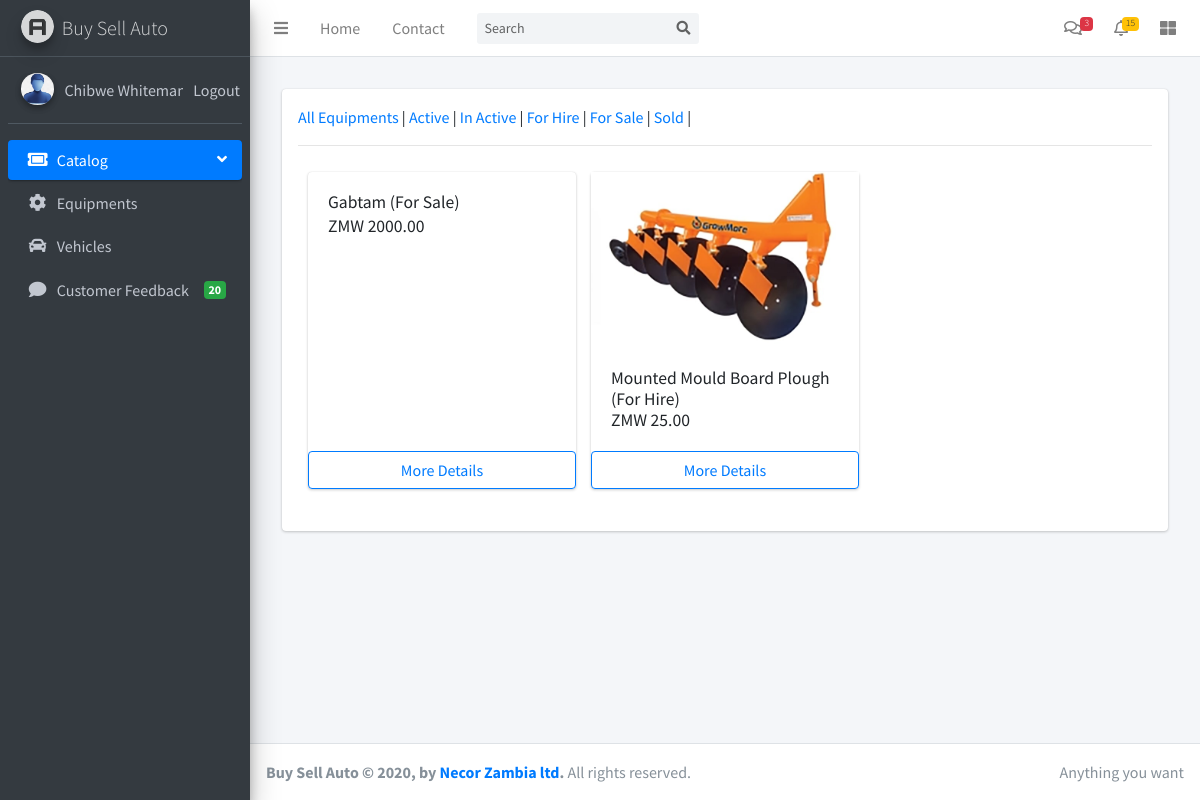
Page /agent/equipment (signed in) on the committed database.
### store/models.py (models this page shows, shortened)
class User(AbstractUser):
    is_agent = models.BooleanField(default=False)
    is_employee = models.BooleanField(default=False)
    portfolio_site = models.URLField(blank=True)
    phone = models.CharField(max_length=60, blank=True, null=True)
    country = models.CharField('Country', max_length=60, blank=True, null=True)
    city = models.CharField('City', max_length=60, blank=True, null=True)
    postal_code = models.CharField('Postal Code', max_length=60, blank=True, null=True)
    address = models.CharField(max_length=60, blank=True, null=True)
    picture = models.ImageField(upload_to="users/pictures/%Y/%m/%d'", blank=True, null=True)
    email = models.EmailField(blank=True, null=True)
    username_validator = ASCIIUsernameValidator()
    def get_full_name(self):
        full_name = self.username
        if self.first_name and self.last_name:
            full_name = self.first_name + " " + self.last_name
        return full_name

### businessdirectory/models.py (models this page shows, shortened)
class Equipment(models.Model):
    is_equipment_model = models.BooleanField(default=True, editable=False)
    user = models.ForeignKey(User, verbose_name='Agent Name', null=True, default='', on_delete=models.CASCADE)
    equipment_type = models.ForeignKey(EquipmentType, on_delete=models.CASCADE)
    equipment_name = models.CharField(max_length=200,)
    equipment_brand = models.CharField(max_length=200, default='')
    equipment_stock = models.IntegerField(null=True, blank=True, default=1)
    equipment_sold = models.IntegerField(null=True, blank=True, default=0)
    equipment_price = models.DecimalField(decimal_places=2, max_digits=100, default=0.00)
    equipment_listing_type = models.CharField(max_length=200, verbose_name='Listing Type', default='', choices=EQUIPMENT_LISTING_TYPE)
    equipment_status = models.CharField(max_length=200, verbose_name='Equipment Status', default='', choices=EQUIPMENT_STATUS)
    equipment_description = HTMLField()
    active = models.BooleanField(default=True)

class EquipmentImage(models.Model):
    equipment = models.ForeignKey(Equipment, on_delete=models.CASCADE)
    image = models.ImageField(upload_to='equipments/images/%Y/%m/%d', null=True)
    active = models.BooleanField(default=True)
    updated_at = models.DateTimeField(auto_now=True)
    def image_tag(self):
        if self.image:
            return mark_safe('<img src="%s" style="width: 50px; height: 50px;"/>' % self.image.url)
        else:
            return 'No image found!'
    image_tag.short_description = 'Image'

### agents/views.py (the view)
# urls.py: path('agent/equipment', views.agent_equipments, name='agent_equipments'),
@agent_required
def agent_equipments(request):
    all_equipments = Equipment.objects.filter(user=request.user)
    return render(request, 'agents/agent_equipments.html',
                  {
                      'all_equipments': all_equipments,
                  })

### store/templates/agents/agent_equipments.html (shortened to what this page needs)
{% extends 'agents/base.html' %}
{% load static %}
{% block content %}
    <div class="wrapper">
        <div class="main-panel">
            <div class="content">
                <div class="container-fluid">
                    <div class="row p-3">
                        <div class="col-md-12 p-3">
                            <div class="card p-3">
                                <div class="header">
                                    <a href="{% url 'agent_equipments' %}">All Equipments</a> |
                                    <a href="">Active</a> |
                                    <a href="">In Active</a> |
                                    <a href="">For Hire</a> |
                                    <a href="">For Sale</a> |
                                    <a href="">Sold</a> |
                                </div>
                            <hr>
                                <div class="row" style="padding: 10px">
                                    {% for product in all_equipments reversed %}
                                        <div class="col-sm-4 d-flex">
                                            <div class="card flex-fill">
                                                {% for p_image in product.equipmentimage_set.all|slice:":1" %}
                                                    <img class="card-img-top img-fluid img-responsive" src="
                                                        {% if p_image.image %}
                                                                {{ p_image.image.url }}
                                                         {% else %}
                                                               {% static 'store/images/blank-car.jpg' %}
                                                          {% endif %}" alt="Card image cap">
                                                {% endfor %}
                                                <div class="card-body">
                                                    <h5 class="card-title">{{ product.equipment_name }} ({{ product.equipment_listing_type }})</h5></center>
                                                    <br>
                                                    <h5 class="card-title">ZMW {{ product.equipment_price }}</h5></center>
                                                </div>
                                            <a href="{% url 'agent_equipment_detail' product.id %}" class="btn btn-outline-primary btn-block">More Details</a>
                                            </div>
                                        </div>
                                    {% endfor %}
                                </div>
                            </div>
                        </div>
                    </div>
                </div>
            </div>
        </div>
    </div>
{% endblock %}

### store/templates/agents/base.html (shortened to what this page needs)
{% load staticfiles %}
<!DOCTYPE html>
<html lang="en">
<head>
    <link rel="stylesheet" href="{% static 'agents/plugins/fontawesome-free/css/all.min.css' %}">
    <link rel="stylesheet" href="{% static 'agents/plugins/overlayScrollbars/css/OverlayScrollbars.min.css' %}">
    <link rel="stylesheet" href="{% static 'agents/dist/css/adminlte.min.css' %}">
</head>
<body class="hold-transition sidebar-mini">
<div class="wrapper">
    <nav class="main-header navbar navbar-expand navbar-white navbar-light">
        <ul class="navbar-nav">
            <li class="nav-item">
                <a class="nav-link" data-widget="pushmenu" href="#" role="button"><i class="fas fa-bars"></i></a>
            </li>
            <li class="nav-item d-none d-sm-inline-block">
                <a href="{% url 'agentdashboard' %}" class="nav-link">Home</a>
            </li>
            <li class="nav-item d-none d-sm-inline-block">
                <a href="#" class="nav-link">Contact</a>
            </li>
        </ul>
        <form class="form-inline ml-3">
            <div class="input-group input-group-sm">
                <input class="form-control form-control-navbar" type="search" placeholder="Search" aria-label="Search">
                <div class="input-group-append">
                    <button class="btn btn-navbar" type="submit">
                        <i class="fas fa-search"></i>
                    </button>
                </div>
            </div>
        </form>
        <ul class="navbar-nav ml-auto">
            <li class="nav-item dropdown">
                <a class="nav-link" data-toggle="dropdown" href="#">
                    <i class="far fa-comments"></i>
                    <span class="badge badge-danger navbar-badge">3</span>
                </a>
            </li>
            <li class="nav-item dropdown">
                <a class="nav-link" data-toggle="dropdown" href="#">
                    <i class="far fa-bell"></i>
                    <span class="badge badge-warning navbar-badge">15</span>
                </a>
            </li>
            <li class="nav-item">
                <a class="nav-link" data-widget="control-sidebar" data-slide="true" href="#" role="button"><i
                        class="fas fa-th-large"></i></a>
            </li>
        </ul>
    </nav>
    <aside class="main-sidebar sidebar-dark-primary elevation-4">
        <a href="{% url 'agentdashboard' %}" class="brand-link">
            <img src="{% static 'agents/dist/img/AdminLTELogo.png' %}" alt="AdminLTE Logo"
                 class="brand-image img-circle elevation-3"
                 style="opacity: .8">
            <span class="brand-text font-weight-light">Buy Sell Auto</span>
        </a>
        <div class="sidebar">
            <div class="user-panel mt-3 pb-3 mb-3 d-flex">
                <div class="image">
                    <img src="
                    {% if request.user.picture %}
                        {{ request.user.picture.url }}
                    {% else %}
                        {% static 'agents/dist/img/user-avata.png' %}
                    {% endif %}
                    " class="img-circle elevation-2" alt="User Image">
                </div>
                <div class="info">
                    <a href="{% url 'agent_profile' %}" class="d-block">{{ request.user.get_full_name | capfirst }}</a>
                </div><hr>
            <div class="info">
                    <a href="{% url 'logout' %}" class="d-block">Logout</a>
                </div>
            </div>
            <nav class="mt-2">
                <ul class="nav nav-pills nav-sidebar flex-column" data-widget="treeview" role="menu"
                    data-accordion="false">
                    <li class="nav-item has-treeview menu-open">
                        <a href="#" class="nav-link active">
                            <i class="nav-icon fas fa-ticket-alt"></i>
                            <p>
                                Catalog
                                <i class="right fas fa-angle-left"></i>
                            </p>
                        </a>
                        <ul class="nav nav-treeview">
                            <li class="nav-item">
                                <a href="{% url 'agent_equipments' %}" class="nav-link">
                                    <i class="fa fa-cog nav-icon"></i>
                                    <p>Equipments</p>
                                </a>
                            </li>
                            <li class="nav-item">
                                <a href="{% url 'agent_vehicles' %}" class="nav-link">
                                    <i class="fa fa-car nav-icon"></i>
                                    <p>Vehicles</p>
                                </a>
                            </li>
                        </ul>
                    </li>
                    <li class="nav-item">
                        <a href="#" class="nav-link">
                            <i class="nav-icon fa fa-comment"></i>
                            <p>
                                Customer Feedback
                                <span class="right badge badge-success">20</span>
                            </p>
                        </a>
                    </li>
                </ul>
            </nav>
        </div>
    </aside>
    <div class="content-wrapper">
        {% block content %}
        {% endblock %}
    </div>
    {% block footer %}
        <footer class="main-footer">
            <div class="float-right d-none d-sm-inline">
                Anything you want
            </div>
            <strong>Buy Sell Auto &copy; {% now 'Y' %}, by <a href="https://necor.co.zm">Necor Zambia ltd</a>.</strong> All rights
            reserved.
        </footer>
    {% endblock %}
</div>
</body>
</html>

### rows in the picture
User: user.get_full_name "Chibwe…"
Equipment: equipment_name "Gabtam", equipment_listing_type "For Sale", equipment_price "2000.00"
Equipment: equipment_name "Mounted Mould Board Plough", equipment_listing_type "For Hire", equipment_price "25.00"
EquipmentImage: image (picture)
